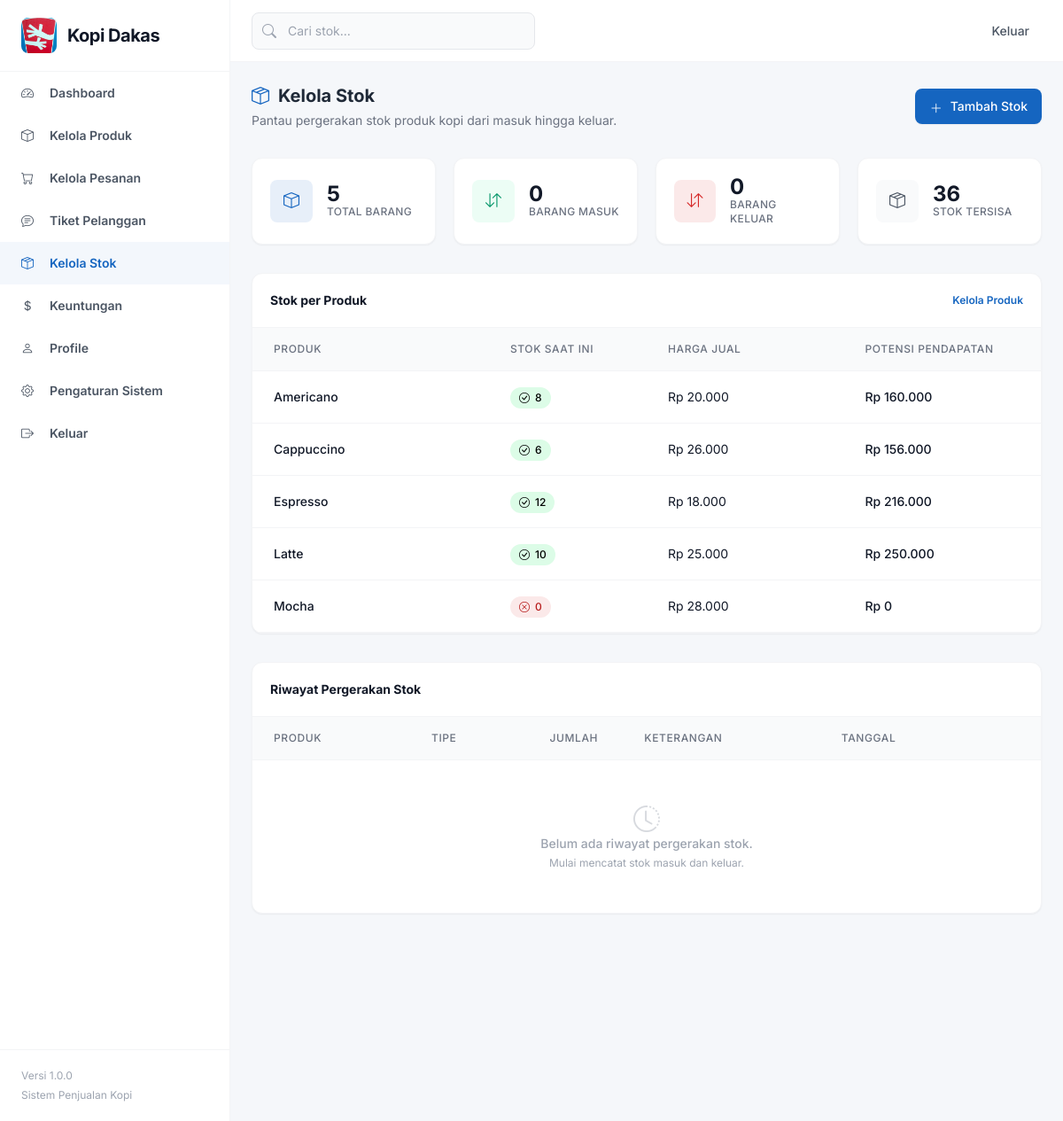
The app's page /admin/stock.php (signed in) with its own data.
### tables this page shows
CREATE TABLE IF NOT EXISTS products (
    id INT AUTO_INCREMENT PRIMARY KEY,
    name VARCHAR(100) NOT NULL,
    description TEXT,
    price DECIMAL(12,2) NOT NULL,
    stock INT NOT NULL DEFAULT 0,
    image_url VARCHAR(255)
);

### admin/stock.php (the view, shortened to what this page needs)
<?php
require_once __DIR__ . '/includes/auth.php';
$pdo->exec("CREATE TABLE IF NOT EXISTS stock_movements (
    id INT AUTO_INCREMENT PRIMARY KEY,
    product_id INT NOT NULL,
    type ENUM('in','out') NOT NULL,
    quantity INT NOT NULL DEFAULT 0,
    note VARCHAR(255),
    created_at TIMESTAMP DEFAULT CURRENT_TIMESTAMP,
    FOREIGN KEY (product_id) REFERENCES products(id) ON DELETE CASCADE
) ENGINE=InnoDB");
$totalProducts = (int)$pdo->query("SELECT COUNT(*) FROM products")->fetchColumn();
$totalStockIn  = (int)$pdo->query("SELECT COALESCE(SUM(quantity),0) FROM stock_movements WHERE type = 'in'")->fetchColumn();
$totalStockOut = (int)$pdo->query("SELECT COALESCE(SUM(quantity),0) FROM stock_movements WHERE type = 'out'")->fetchColumn();
$totalStockLeft = (int)$pdo->query("SELECT COALESCE(SUM(stock),0) FROM products")->fetchColumn();
$movements = $pdo->query("
    SELECT sm.id, sm.type, sm.quantity, sm.note, sm.created_at, p.name AS product_name
    FROM stock_movements sm
    JOIN products p ON sm.product_id = p.id
    ORDER BY sm.created_at DESC
    LIMIT 20
")->fetchAll();
$allProducts = $pdo->query("SELECT id, name, price, stock FROM products ORDER BY name ASC")->fetchAll();
?>
<!doctype html>
<html lang="id">
<head>
    <link href="https://cdn.jsdelivr.net/npm/bootstrap-icons@1.11.3/font/bootstrap-icons.css" rel="stylesheet">
    <script src="https://cdn.tailwindcss.com"></script>
</head>
<body class="antialiased">
<?php $currentPage = 'stock.php'; require_once __DIR__ . '/includes/sidebar.php'; ?>
<header class="top-header fixed top-0 left-[260px] right-0 h-[70px] bg-white border-b border-gray-100 z-900 flex items-center justify-between px-6">
    <div class="search-box relative w-[320px]">
        <i class="bi bi-search absolute left-3 top-1/2 -translate-y-1/2 text-gray-400"></i>
        <input type="text" placeholder="Cari stok..." class="w-full pl-10 pr-4 py-2.5 border border-gray-200 rounded-lg bg-gray-50 text-sm focus:ring-2 focus:ring-brand-blue focus:border-brand-blue outline-none transition-all placeholder-gray-400">
    </div>
    <div class="header-actions flex items-center gap-3">
        <a href="logout.php" class="text-sm font-medium text-gray-600 hover:bg-gray-100 hover:text-brand-red rounded-md px-3.5 py-1.5 transition-colors whitespace-nowrap">Keluar</a>
    </div>
</header>
<main class="main-content ml-[260px] mt-[70px] p-6 min-h-screen">
    <div class="page-header flex flex-col md:flex-row md:items-center md:justify-between gap-4 mb-8">
        <div>
            <h1 class="flex items-center gap-2.5 font-bold text-gray-800 text-xl leading-none">
                <i class="bi bi-box-seam text-brand-blue text-xl"></i>
                Kelola Stok
            </h1>
            <p class="text-sm text-gray-500 mt-1">Pantau pergerakan stok produk kopi dari masuk hingga keluar.</p>
        </div>
        <div class="flex items-center gap-3">
            <button onclick="openMovementModal()" class="inline-flex items-center gap-2 px-4 py-2.5 text-sm font-medium text-white bg-brand-blue rounded-lg shadow-sm hover:bg-brand-blue-dark transition-colors">
                <i class="bi bi-plus-lg w-4 h-4"></i>
                Tambah Stok
            </button>
        </div>
    </div>
    <div class="stats-grid grid grid-cols-1 md:grid-cols-2 lg:grid-cols-4 gap-5 mb-8">
        <div class="stat-card bg-white border border-gray-100 rounded-xl p-5 shadow-sm flex items-center gap-4 transition-all hover:shadow-md">
            <div class="stat-icon w-12 h-12 rounded-lg bg-brand-blue/10 text-brand-blue flex items-center justify-center">
                <i class="bi bi-box text-lg"></i>
            </div>
            <div class="stat-info">
                <h3 class="text-2xl font-bold text-gray-900 leading-none"><?= $totalProducts ?></h3>
                <p class="text-xs font-medium text-gray-500 uppercase tracking-wide">Total Barang</p>
            </div>
        </div>
        <div class="stat-card bg-white border border-gray-100 rounded-xl p-5 shadow-sm flex items-center gap-4 transition-all hover:shadow-md">
            <div class="stat-icon w-12 h-12 rounded-lg bg-emerald-50 text-emerald-600 flex items-center justify-center">
                <i class="bi bi-arrow-down-up text-lg"></i>
            </div>
            <div class="stat-info">
                <h3 class="text-2xl font-bold text-gray-900 leading-none"><?= $totalStockIn ?></h3>
                <p class="text-xs font-medium text-gray-500 uppercase tracking-wide">Barang Masuk</p>
            </div>
        </div>
        <div class="stat-card bg-white border border-gray-100 rounded-xl p-5 shadow-sm flex items-center gap-4 transition-all hover:shadow-md">
            <div class="stat-icon w-12 h-12 rounded-lg bg-brand-red/10 text-brand-red flex items-center justify-center">
                <i class="bi bi-arrow-down-up text-lg"></i>
            </div>
            <div class="stat-info">
                <h3 class="text-2xl font-bold text-gray-900 leading-none"><?= $totalStockOut ?></h3>
                <p class="text-xs font-medium text-gray-500 uppercase tracking-wide">Barang Keluar</p>
            </div>
        </div>
        <div class="stat-card bg-white border border-gray-100 rounded-xl p-5 shadow-sm flex items-center gap-4 transition-all hover:shadow-md">
            <div class="stat-icon w-12 h-12 rounded-lg bg-gray-50 text-gray-600 flex items-center justify-center">
                <i class="bi bi-box-seam text-lg"></i>
            </div>
            <div class="stat-info">
                <h3 class="text-2xl font-bold text-gray-900 leading-none"><?= $totalStockLeft ?></h3>
                <p class="text-xs font-medium text-gray-500 uppercase tracking-wide">Stok Tersisa</p>
            </div>
        </div>
    </div>
    <div class="bg-white border border-gray-100 rounded-xl shadow-sm overflow-hidden mb-8">
        <div class="p-5 border-b border-gray-100 flex items-center justify-between">
            <h5 class="font-bold text-gray-900 text-sm">Stok per Produk</h5>
            <a href="products.php" class="text-xs font-semibold text-brand-blue hover:text-brand-blue-dark transition-colors">Kelola Produk</a>
        </div>
        <div class="table-responsive w-full overflow-x-auto">
            <table class="w-full text-left border-collapse">
                <thead>
                    <tr class="bg-gray-50">
                        <th class="px-6 py-4 text-xs font-medium text-gray-500 uppercase tracking-wider border-b border-gray-100 w-[30%]">Produk</th>
                        <th class="px-6 py-4 text-xs font-medium text-gray-500 uppercase tracking-wider border-b border-gray-100 w-[20%]">Stok Saat Ini</th>
                        <th class="px-6 py-4 text-xs font-medium text-gray-500 uppercase tracking-wider border-b border-gray-100 w-[25%]">Harga Jual</th>
                        <th class="px-6 py-4 text-xs font-medium text-gray-500 uppercase tracking-wider border-b border-gray-100 w-[25%]">Potensi Pendapatan</th>
                    </tr>
                </thead>
                <tbody class="divide-y divide-gray-100">
                    <?php foreach ($allProducts as $p):
                        $stock = (int)$p['stock'];
                        $price = (float)$p['price'];
                    ?>
                    <tr class="hover:bg-gray-50 transition-colors">
                        <td class="px-6 py-4 border-b border-gray-100 text-gray-900 font-medium text-sm"><?= htmlspecialchars($p['name']) ?></td>
                        <td class="px-6 py-4 border-b border-gray-100">
                            <span class="inline-flex items-center gap-1.5 px-2.5 py-1 rounded-full
                                <?= $stock <= 0 ? 'bg-brand-red/10 text-brand-red-dark' : ($stock <= 3 ? 'bg-amber-100 text-amber-750' : 'bg-green-100 text-green-750') ?>
                                text-xs font-medium uppercase">
                                <i class="bi bi-<?= $stock <= 0 ? 'x-circle' : ($stock <= 3 ? 'exclamation-circle' : 'check-circle') ?> [&>i]:text-[0.65rem]"></i>
                                <?= $stock ?>
                            </span>
                        </td>
                        <td class="px-6 py-4 border-b border-gray-100 text-gray-900 text-sm">Rp <?= number_format($price, 0, ',', '.') ?></td>
                        <td class="px-6 py-4 border-b border-gray-100 text-gray-900 text-sm font-medium">Rp <?= number_format($stock * $price, 0, ',', '.') ?></td>
                    </tr>
                    <?php endforeach; ?>
                </tbody>
            </table>
        </div>
    </div>
    <div class="bg-white border border-gray-100 rounded-xl shadow-sm overflow-hidden">
        <div class="p-5 border-b border-gray-100 flex items-center justify-between">
            <h5 class="font-bold text-gray-900 text-sm">Riwayat Pergerakan Stok</h5>
        </div>
        <div class="table-responsive w-full overflow-x-auto">
            <table class="w-full text-left border-collapse">
                <thead>
                    <tr class="bg-gray-50">
                        <th class="px-6 py-4 text-xs font-medium text-gray-500 uppercase tracking-wider border-b border-gray-100 w-[20%]">Produk</th>
                        <th class="px-6 py-4 text-xs font-medium text-gray-500 uppercase tracking-wider border-b border-gray-100 w-[15%]">Tipe</th>
                        <th class="px-6 py-4 text-xs font-medium text-gray-500 uppercase tracking-wider border-b border-gray-100 w-[12%]">Jumlah</th>
                        <th class="px-6 py-4 text-xs font-medium text-gray-500 uppercase tracking-wider border-b border-gray-100 w-[25%]">Keterangan</th>
                        <th class="px-6 py-4 text-xs font-medium text-gray-500 uppercase tracking-wider border-b border-gray-100 w-[28%]">Tanggal</th>
                    </tr>
                </thead>
                <tbody class="divide-y divide-gray-100">
                    <?php if ($movements): foreach ($movements as $m):
                        $isIn = $m['type'] === 'in';
                    ?>
                    <tr class="hover:bg-gray-50 transition-colors">
                        <td class="px-6 py-4 border-b border-gray-100 text-gray-900 text-sm"><?= htmlspecialchars($m['product_name']) ?></td>
                        <td class="px-6 py-4 border-b border-gray-100">
                            <span class="inline-flex items-center gap-1.5 px-2.5 py-1 rounded-full
                                <?= $isIn ? 'bg-emerald-50 text-emerald-700' : 'bg-brand-red/10 text-brand-red-dark' ?>
                                text-xs font-medium uppercase">
                                <i class="bi bi-<?= $isIn ? 'arrow-down' : 'arrow-up' ?> [&>i]:text-[0.65rem]"></i>
                                <?= $isIn ? 'Masuk' : 'Keluar' ?>
                            </span>
                        </td>
                        <td class="px-6 py-4 border-b border-gray-100 text-gray-900 font-medium text-sm"><?= (int)$m['quantity'] ?></td>
                        <td class="px-6 py-4 border-b border-gray-100 text-gray-500 text-sm"><?= htmlspecialchars($m['note'] ?? '-') ?></td>
                        <td class="px-6 py-4 border-b border-gray-100 text-gray-500 text-sm"><?= date('d/m/Y H:i', strtotime($m['created_at'])) ?></td>
                    </tr>
                    <?php endforeach; else: ?>
                    <tr>
                        <td colspan="5" class="px-6 py-12 text-center text-gray-400">
                            <i class="bi bi-clock-history text-3xl mb-3 opacity-40"></i>
                            <p class="text-sm font-medium">Belum ada riwayat pergerakan stok.</p>
                            <p class="text-xs text-gray-400 mt-1">Mulai mencatat stok masuk dan keluar.</p>
                        </td>
                    </tr>
                    <?php endif; ?>
                </tbody>
            </table>
        </div>
    </div>
</main>
</body>
</html>

### admin/includes/sidebar.php (shortened to what this page needs)
<?php
$currentPage = $currentPage ?? 'dashboard.php';
$isActive = function (string $page) use ($currentPage): string {
    return $page === $currentPage
        ? 'text-brand-blue bg-brand-blue/5 border-l-3 border-l-brand-blue'
        : 'text-gray-600 hover:bg-gray-50 hover:text-brand-blue transition-colors border-l-3 border-l-transparent hover:border-l-brand-blue';
};
?>
<link rel="stylesheet" href="../assets/css/admin-responsive.css">
<nav id="adminSidebar" class="sidebar fixed top-0 left-0 h-screen w-[260px] bg-white border-r border-gray-100 z-1000 flex flex-col" aria-label="Navigasi admin">
    <div class="sidebar-header flex items-center gap-3 px-6 py-5 border-b border-gray-100 bg-white">
        <img src="../assets/logo/logo.jpeg" alt="Logo Kopi Dakas" class="w-10 h-10 rounded-lg object-cover">
        <span class="font-bold text-xl tracking-tight text-gray-900">Kopi Dakas</span>
    </div>
    <ul class="nav-list flex-1 overflow-y-auto p-0 m-0 list-none">
        <li>
            <a href="dashboard.php" class="nav-item flex items-center gap-3 px-6 py-3.5 text-sm font-semibold <?= $isActive('dashboard.php') ?>">
                <i class="bi bi-speedometer2 w-5"></i>
                Dashboard
            </a>
        </li>
        <li>
            <a href="products.php" class="nav-item flex items-center gap-3 px-6 py-3.5 text-sm font-semibold <?= $isActive('products.php') ?>">
                <i class="bi bi-box w-5"></i>
                Kelola Produk
            </a>
        </li>
        <li>
            <a href="orders.php" class="nav-item flex items-center gap-3 px-6 py-3.5 text-sm font-semibold <?= $isActive('orders.php') ?>">
                <i class="bi bi-cart w-5"></i>
                Kelola Pesanan
            </a>
        </li>
        <li>
            <a href="tickets.php" class="nav-item flex items-center gap-3 px-6 py-3.5 text-sm font-semibold <?= $isActive('tickets.php') ?>">
                <i class="bi bi-chat-text w-5"></i>
                Tiket Pelanggan
            </a>
        </li>
        <li>
            <a href="stock.php" class="nav-item flex items-center gap-3 px-6 py-3.5 text-sm font-semibold <?= $isActive('stock.php') ?>">
                <i class="bi bi-box-seam w-5"></i>
                Kelola Stok
            </a>
        </li>
        <li>
            <a href="profit.php" class="nav-item flex items-center gap-3 px-6 py-3.5 text-sm font-semibold <?= $isActive('profit.php') ?>">
                <i class="bi bi-currency-dollar w-5"></i>
                Keuntungan
            </a>
        </li>
        <li>
            <a href="profile.php" class="nav-item flex items-center gap-3 px-6 py-3.5 text-sm font-semibold <?= $isActive('profile.php') ?>">
                <i class="bi bi-person w-5"></i>
                Profile
            </a>
        </li>
        <li>
            <a href="settings.php" class="nav-item flex items-center gap-3 px-6 py-3.5 text-sm font-semibold <?= $isActive('settings.php') ?>">
                <i class="bi bi-gear w-5"></i>
                Pengaturan Sistem
            </a>
        </li>
        <li>
            <a href="logout.php" class="nav-item flex items-center gap-3 px-6 py-3.5 text-sm font-semibold text-gray-600 hover:bg-gray-50 hover:text-brand-red transition-colors border-l-3 border-l-transparent hover:border-l-brand-red">
                <i class="bi bi-box-arrow-right w-5"></i>
                Keluar
            </a>
        </li>
    </ul>
    <div class="sidebar-footer px-6 py-5 border-t border-gray-100">
        <p class="text-[0.75rem] text-gray-400 mb-1">Versi 1.0.0</p>
        <p class="text-[0.75rem] text-gray-400">Sistem Penjualan Kopi</p>
    </div>
</nav>

### assets/css/admin-responsive.css (style rules this page uses)
html, body { max-width: 100%; overflow-x: hidden; }
.main-content { min-width: 0; }
.main-content table { min-width: 680px; }
.table-responsive, .overflow-x-auto { max-width: 100%; -webkit-overflow-scrolling: touch; }
@media (min-width: 1024px) { .main-content { overflow-x: hidden; } }

### admin/stock.php (style rules this page uses)
body { background-color: #f5f7fa; overflow-x: hidden; }
.sidebar { transition: transform 0.3s ease; }
.top-header { transition: left 0.3s ease; }
.main-content { transition: margin-left 0.3s ease; }

### records on screen
products: name "Americano", stock "8", price "20.000", $stock * $price "160.000"
products: name "Cappuccino", stock "6", price "26.000", $stock * $price "156.000"
products: name "Espresso", stock "12", price "18.000", $stock * $price "216.000"
products: name "Latte", stock "10", price "25.000", $stock * $price "250.000"
products: name "Mocha", stock "0", price "28.000", $stock*$price "0"

### other values on screen
$totalProducts "5"
$totalStockIn "0"
$totalStockOut "0"
$totalStockLeft "36"
